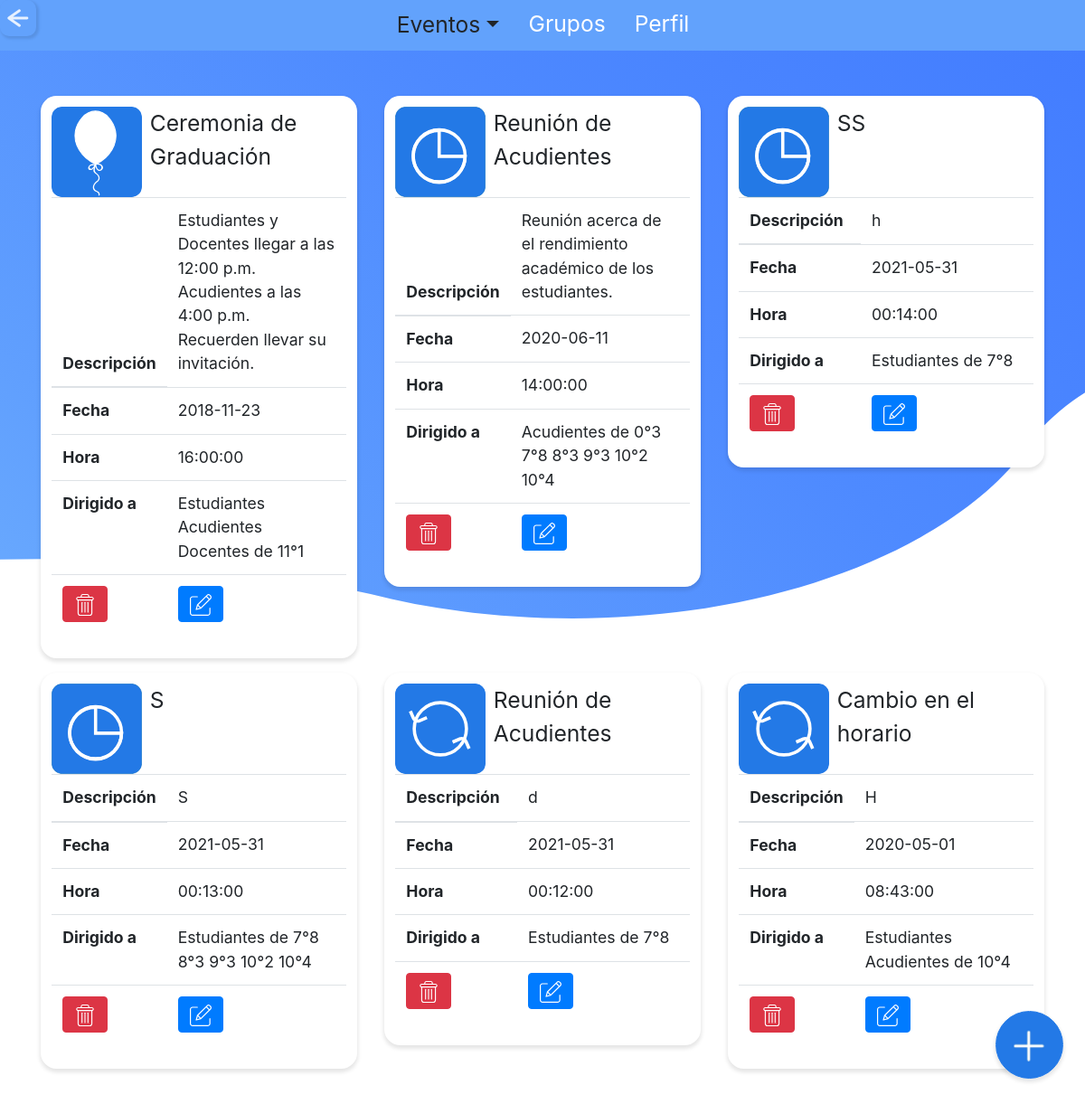
/admin/eventos.php?id=PROGRAMADO (signed in), run on the app's committed database.
### tables this page shows
CREATE TABLE `tbl_evento` (
  `id_evento` int(11) NOT NULL,
  `titulo_e` varchar(30) NOT NULL,
  `descripcion_e` text NOT NULL,
  `estado_e` varchar(10) NOT NULL,
  `id_tipo` varchar(40) NOT NULL,
  `id_fecha` varchar(40) NOT NULL,
  `id_horas` varchar(40) NOT NULL,
  `id_administrador` varchar(10) NOT NULL,
  `id_moderador` varchar(10) NOT NULL,
  `fecha_creacion_evento` datetime NOT NULL
);

CREATE TABLE `tbl_fecha_evento` (
  `id_fecha` varchar(40) NOT NULL,
  `fecha_publicacion` date NOT NULL,
  `fecha_evento` date NOT NULL,
  `fecha_eliminacion` date NOT NULL,
  `fecha_creacion` datetime NOT NULL
);

CREATE TABLE `tbl_hora_evento` (
  `id_horas` varchar(40) NOT NULL,
  `hora_publicacion` time NOT NULL,
  `hora_evento` time NOT NULL,
  `hora_eliminacion` time NOT NULL,
  `fecha_creacion_hora` datetime NOT NULL
);

CREATE TABLE `tbl_eventoxgrupo` (
  `id_evento` int(11) NOT NULL,
  `codigo_g` varchar(10) NOT NULL,
  `estudiante` int(11) NOT NULL,
  `acudiente` int(11) NOT NULL,
  `docente` int(11) NOT NULL
);

CREATE TABLE `tbl_grupo` (
  `codigo_g` varchar(10) NOT NULL,
  `grado_g` int(11) NOT NULL,
  `grupo_g` varchar(3) NOT NULL,
  `id_jornada` varchar(3) NOT NULL
);

### admin/eventos.php (the view, shortened to what this page needs)
<?php
  include "../php/conexion.php";
  include "../php/variables.php";
?>
<!doctype html>
<html>
  <head>
  <?php
    $title="Administrador | SchoolTime";
    echo Links($title);
    ?>
  </head>
  <body >
  <?php
$titulo="eventos";
echo Eventos($titulo);
$estado=$_REQUEST['id'];
?>
    <br>
    <br>
    <br>
    <br>
    <div class="container">
      <div class="row">
  <?php
	$query="SELECT * FROM tbl_evento  WHERE estado_e='$estado' order by id_evento desc";
  $resultado=$conexion->query($query);
	while ($row=$resultado->fetch_assoc()){
    $id_evento_actual = $row['id_evento'];
  ?>
  <div class="col-sm">
            <div class="card evento" onclick="lig(4)">
    <div class="row no-gutters">
      <div class="col-md-4">
        <?php if($row['id_tipo']=="00B"){
          ?>
          <img class="tipo-evento" src="../svg/cambio.svg">
          <?php
        }elseif($row['id_tipo']=="00C"){
          ?>
          <img class="tipo-evento" src="../svg/reunion.svg">
          <?php
        }else{
          ?>
          <img class="tipo-evento" src="../svg/fiesta.svg">
<?php
        }?>
      </div>
      <div class="col-md-7">
          <div class=" titulo_perfil large"><?php echo $row['titulo_e']?></div>
    </div>
  </div>
  <table class="table">
  <thead>
    <tr>
      <th  scope="col">Descripción</th>
      <td class="st_ryde"><?php echo $row['descripcion_e']?></td>
    </tr>
  </thead>
  <tbody>
    <tr>
    <th scope="col">Fecha</th>
    <?php
    $consultaFecha="SELECT * FROM tbl_evento as evento INNER JOIN tbl_fecha_evento as fecha ON evento.id_fecha=fecha.id_fecha where evento.id_evento='$id_evento_actual'";
	$result=$conexion->query($consultaFecha);
	while ($rowF=$result->fetch_assoc()){
  ?>
     <td class="st_ryde"><?php echo $rowF['fecha_evento']?></td>
     <?php
     }
     ?>
    </tr>
    <tr>
    <th scope="col">Hora</th>
    <?php
    $consultaFecha="SELECT * FROM tbl_evento as evento INNER JOIN tbl_hora_evento as hora ON evento.id_horas=hora.id_horas  where evento.id_evento='$id_evento_actual'";
	$result=$conexion->query($consultaFecha);
	while ($rowH=$result->fetch_assoc()){
  ?>
    <td class="st_ryde"><?php echo $rowH['hora_evento']?></td>
    <?php
  }
    ?>
</tr>
<tr>
    <th scope="col">Dirigido a</th>
    <td class="st_ryde">
    <?php
    $consultaDirigido="SELECT * FROM tbl_eventoxgrupo as exg INNER JOIN tbl_evento as evento ON exg.id_evento=evento.id_evento INNER JOIN tbl_grupo as grupo ON exg.codigo_g=grupo.codigo_g WHERE exg.id_evento='$id_evento_actual' ORDER BY grupo.grado_g";
  $resulta=$conexion->query($consultaDirigido);
  $count=1;
	while ($rowD=$resulta->fetch_assoc()){
    ?>
    <?php
    if($rowD['grado_g']!=null){
      if($count==1){
        if($rowD['estudiante'] == "1"){
          echo " Estudiantes ";
        }
        if($rowD['acudiente'] == "1"){
          echo " Acudientes ";
        }
        if($rowD['docente'] == "1"){
          echo " Docentes ";
        }
        echo " de ";
      }
      $count++;
      echo $rowD['grado_g']."°".$rowD['grupo_g'];
    }elseif($rowD['codigo_g']=="DOCENTES"){
      echo "Docentes sin dirección.";
    }
    ?>
     <?php
     }
     ?>
  </td>
</tr>
<?php
if($estado=="PROGRAMADO"){
?>
<tr>
<td >
    <a href="../php/eliminar2.php?id_evento=<?php echo $row['id_evento']?>" style="color: white; text-decoration: none; " onclick="return confir();">
<button type="button" class="btn btn-danger btn_icon">
    <img class="icon" src="../svg/delete.svg"></button></a>
</td>
<td >
  <a href="actualizar_evento.php?id=<?php echo $row['id_evento']?>" style="color: white; text-decoration: none;" onclick="return confirEdit();">
<button type="button" class="btn btn-primary btn_icon edit2 ">
  <img class="icon" src="../svg/edit.svg"></button></a>
  </td >
</tr>
<?php
}
?>
  </tbody>
</table>
</div>
</div>
<?php
  }
?>
</div>
</div>
 <center>
  <div class="form-check form-check-inline">
  <input class="btn_ok large" type="button" onclick="window.location.href = '<?php echo $n_evento?>';" value="Nuevo Evento">
  </div>
  </center>
  </body>
</html>

### css/style.css (style rules this page uses)
* { padding: 0; margin: 0; }
body { background: url(../svg/back_one.svg) no-repeat center center fixed; background-size: cover; font-size: 110%; }
.icon { width:100%; }
.btn_icon { max-width:50px; right: 20px; }
.btn_ok { position: fixed; bottom: 0; right: 1.5rem; display: inline-block; font-weight: 400; color: transparent; -webkit-user-select: none; -moz-user-select: none; -ms-user-select: none; user-select: none; width: 75px; height: 75px; box-shadow: 0px 3px 4px 1px rgba(0, 0, 0, 0.1); background-color: c; background: url(../iconos/nuevo_env.png) no-repeat center center; background-size: 100%; border: 1px solid #2379E6; padding: 0.375rem 0.75rem; margin-bottom: 2rem; line-height: 1.5; border-radius: 3rem; margin-left: -1.5rem; transition: width .7s; }
input { background-color: white; width: 80px; height: 80px; border-radius: 10px; border-color: transparent; color: transparent; box-shadow: 2px 2px 3px 1px rgba(0, 0, 0, 0.1); }
.large { font-size: 140%; }
.evento { max-width: 535px; padding: 0.7em; border: 0px solid #CCC; box-shadow: 0px 3px 4px 1px rgba(0, 0, 0, 0.1); border-radius: 1em; background-color: white; flex: 0 0 66.666667%; margin-bottom: 1rem; }
.tipo-evento { background-color: white; width: 100px; height: 100px; border-radius: 10px; border-color: #F2F2F2; color: transparent; }
.edit2 { right: 80px; }

### data on the page
tbl_evento: titulo_e "Ceremonia de Graduación", descripcion_e "Estudiantes y Docentes llegar a las 12:00 p.m. Acudientes a las 4:00 p.m. Recuerden llevar su invitación.", id_fecha.fecha_evento "2018-11-23", id_horas.hora_evento "16:00:00"
tbl_eventoxgrupo: estudiante "Estudiantes", acudiente "Acudientes", docente "Docentes", shows "de", codigo_g.grado_g "11", codigo_g.grupo_g "1"
tbl_evento: titulo_e "Reunión de Acudientes", descripcion_e "Reunión acerca de el rendimiento académico de los estudiantes.", id_fecha.fecha_evento "2020-06-11", id_horas.hora_evento "14:00:00"
tbl_eventoxgrupo: acudiente "Acudientes", shows "de", codigo_g.grado_g "0", codigo_g.grupo_g "3"
tbl_eventoxgrupo: codigo_g.grado_g "7", codigo_g.grupo_g "8"
tbl_eventoxgrupo: codigo_g.grado_g "8", codigo_g.grupo_g "3"
tbl_eventoxgrupo: codigo_g.grado_g "9", codigo_g.grupo_g "3"
tbl_eventoxgrupo: codigo_g.grado_g "10", codigo_g.grupo_g "2"
tbl_eventoxgrupo: codigo_g.grado_g "10", codigo_g.grupo_g "4"
tbl_evento: titulo_e "SS", descripcion_e "h", id_fecha.fecha_evento "2021-05-31", id_horas.hora_evento "00:14:00"
tbl_eventoxgrupo: estudiante "Estudiantes", shows "de", codigo_g.grado_g "7", codigo_g.grupo_g "8"
tbl_evento: titulo_e "S", descripcion_e "S", id_fecha.fecha_evento "2021-05-31", id_horas.hora_evento "00:13:00"
tbl_eventoxgrupo: estudiante "Estudiantes", shows "de", codigo_g.grado_g "7", codigo_g.grupo_g "8"
tbl_eventoxgrupo: codigo_g.grado_g "8", codigo_g.grupo_g "3"
tbl_eventoxgrupo: codigo_g.grado_g "9", codigo_g.grupo_g "3"
tbl_eventoxgrupo: codigo_g.grado_g "10", codigo_g.grupo_g "2"
tbl_eventoxgrupo: codigo_g.grado_g "10", codigo_g.grupo_g "4"
tbl_evento: titulo_e "Reunión de Acudientes", descripcion_e "d", id_fecha.fecha_evento "2021-05-31", id_horas.hora_evento "00:12:00"
tbl_eventoxgrupo: estudiante "Estudiantes", shows "de", codigo_g.grado_g "7", codigo_g.grupo_g "8"
tbl_evento: titulo_e "Cambio en el horario", descripcion_e "H", id_fecha.fecha_evento "2020-05-01", id_horas.hora_evento "08:43:00"
tbl_eventoxgrupo: estudiante "Estudiantes", acudiente "Acudientes", shows "de", codigo_g.grado_g "10", codigo_g.grupo_g "4"
